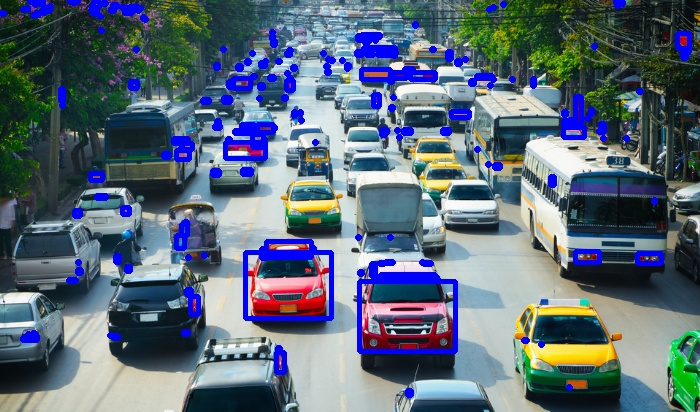
//> input picture 224_obj.jpg, 700 x 412 px, given in place of the camera
$ ./detect_red   (built with g++ and OpenCV 4)
//> lines starting //> are read from the running program, lines starting //| are printed output that depends on the picture
#include "opencv2/opencv.hpp"
#include "highgui.h"
#include <stdio.h>
using namespace cv;
#define video
//#define still_pic


int main(int, char**)
{

    #ifdef video
    VideoCapture cap(0); // open the default camera
    if(!cap.isOpened())  // check if we succeeded
        return -1;

    Mat edges;
    namedWindow("edges",1);
    for(;;)
    {
        Mat frame;
        cap >> frame; // get a new frame from camera
//> frame is the input picture: 412 rows x 700 cols, CV_8UC3; mean B, G, R 121, 107.5, 92.7
        cvtColor(frame, edges, COLOR_BGR2GRAY);
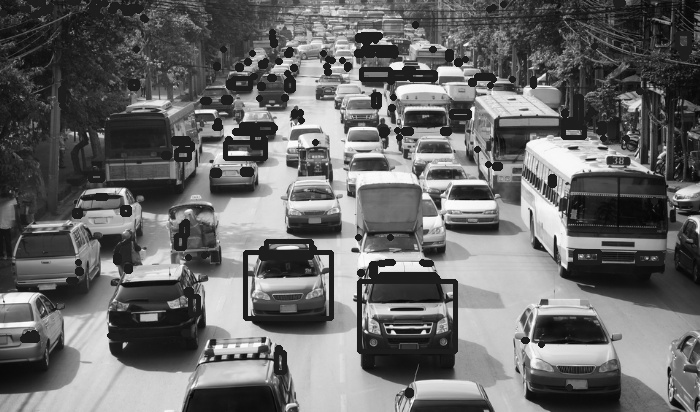
//> edges: 412 rows x 700 cols, CV_8UC1; min 3, max 255, mean 104.6
        GaussianBlur(edges, edges, Size(7,7), 1.5, 1.5);
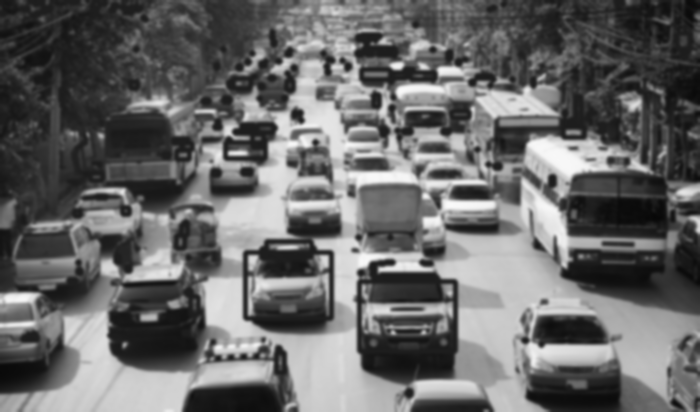
//> edges: 412 rows x 700 cols, CV_8UC1; min 7, max 250, mean 104.6
        Canny(edges, edges, 0, 30, 3);
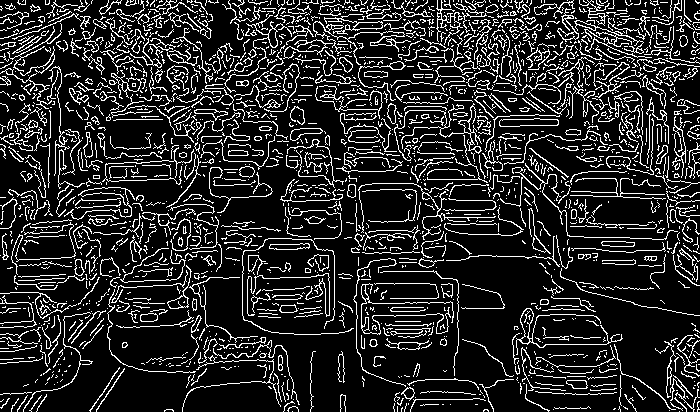
//> edges: 412 rows x 700 cols, CV_8UC1; 15.9% white in thin lines or dots
        imshow("edges", edges);
        if(waitKey(30) == 27) break;
//> the Esc key is pressed
    }

    #endif


    #ifdef still_pic
   char pathr[255];
   char pathl[255];

   // For Linux, path to save the captured image
   strcpy(pathr,"/home/mady/Documents/opencv_codes/detect_red/right.jpg");
   strcpy(pathl,"/home/mady/Documents/opencv_codes/detect_red/left.jpg");

        CvCapture* capture1 = cvCaptureFromCAM(1);
        CvCapture* capture2 = cvCaptureFromCAM(2);

    if ( !capture1 ) {
        fprintf( stderr, "ERROR: capture is NULL from right cam \n" );
        getchar();
        return -1;
                     }


     if ( !capture2) {
        fprintf( stderr, "ERROR: capture is NULL from left cam \n" );
        getchar();
        return -1;
                     }

     IplImage *frame_r;
     IplImage *frame_l;
    // Create a window in which the captured images will be presented
    cvNamedWindow( "mywindow_R", CV_WINDOW_AUTOSIZE );
       frame_r = cvQueryFrame( capture1);
       cvShowImage( "mywindow_R", frame_r);
         cvSaveImage(pathr, frame_r);
       waitKey(0);


    cvNamedWindow( "mywindow_L", CV_WINDOW_AUTOSIZE );
      frame_l = cvQueryFrame( capture2 );
       cvShowImage( "mywindow_L", frame_l );
       cvSaveImage(pathl, frame_l);
       waitKey(0);


    // Show the image captured from the camera in the window and repeat


    // Release the capture device housekeeping
    cvReleaseCapture( &capture1 );
    cvReleaseCapture( &capture2 );
    cvDestroyWindow( "mywindow_R" );
    cvDestroyWindow( "mywindow_L" );

    #endif
    // the camera will be deinitialized automatically in VideoCapture destructor
    return 0;
}
